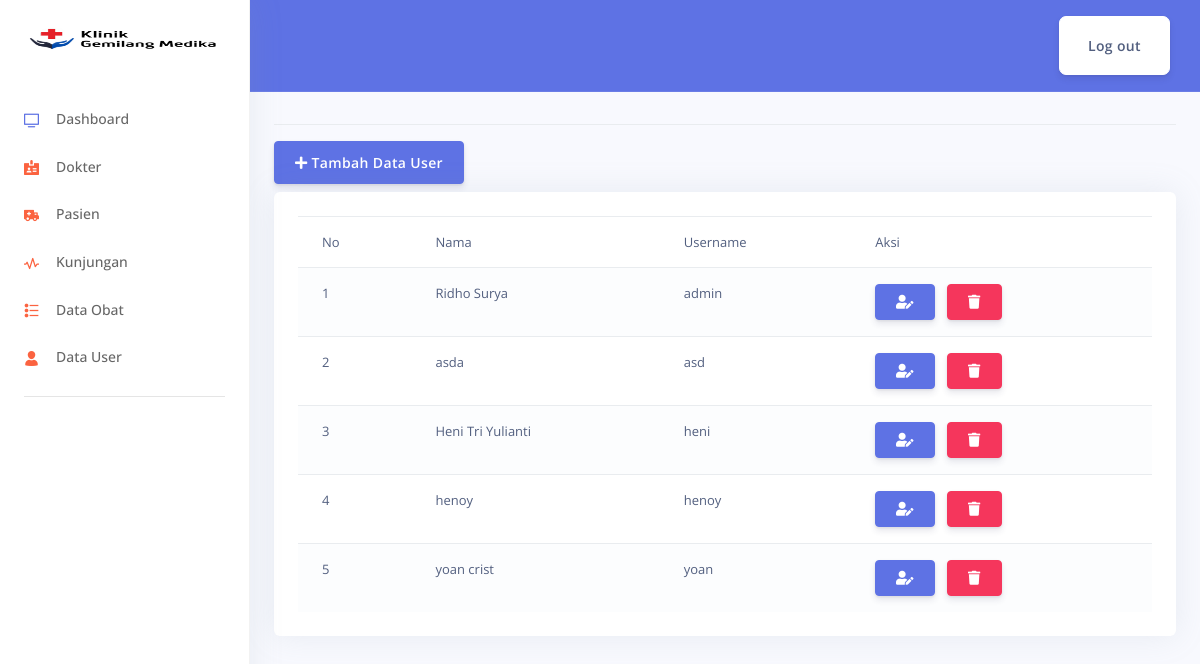
Page /index.php/admin/users on the committed database.
### tables this page shows
CREATE TABLE `users` (
  `id_user` int(11) NOT NULL,
  `username` varchar(20) NOT NULL,
  `password` varchar(256) NOT NULL,
  `nama_lengkap` varchar(50) NOT NULL
);

### application/controllers/admin/Users.php (called while the page is built, shortened)
<?php
class Users extends CI_Controller {
	public function __construct()
	{
		$this->load->model('Users_m');
		$this->load->library('form_validation');
	}
	public function index()
	{
		$data['title'] = 'Users';
		$data['users'] = $this->Users_m->get('users')->result_array();
		$this->form_validation->set_rules('nama', 'Nama Lengkap', 'required|trim');
		$this->form_validation->set_rules('username', 'Username', 'required|trim');
		$this->form_validation->set_rules('password', 'Password', 'required|trim');
		if($this->form_validation->run() == FALSE) {
			$this->load->view('layout/header', $data);
			$this->load->view('layout/sidebar');
			$this->load->view('admin/users/index');
			$this->load->view('layout/footer');
		}
	}
}

### index.php (called while the page is built, shortened)
<?php
require_once BASEPATH.'core/CodeIgniter.php';

### application/models/Users_m.php (called while the page is built, shortened)
<?php
class Users_m extends CI_Model {
	public function get($table)
	{
		return $this->db->get($table);
	}
}

### application/views/admin/users/index.php (the view, shortened to what this page needs)
<main role="main" class="col-md-15 ml-sm-auto col-lg-15 px-md-4">
  <div class="d-flex justify-content-between flex-wrap flex-md-nowrap align-items-center pt-3 pb-2 mb-3 border-bottom">
  </div>
  <div class="row mb-10">
    <div class="col-md-6">
      <button type="button" class="btn btn-primary mb-2 tombolTambahUser" data-toggle="modal" data-target="#formModalUser">
        <i class="fas fa-plus"></i> Tambah Data User
      </button>
    </div>
  </div>
  <div class="card">
    <div class="card-body">
      <div class="row">
        <div class="col-md">
          <div class="table-responsive">
            <table class="table table-striped">
              <thead>
                <tr>
                  <td>No</td>
                  <td>Nama</td>
                  <td>Username</td>
                  <td>Aksi</td>
                </tr>
              </thead>
              <tbody>
                <?php $no = 1; foreach($users as $u) : ?>
                  <tr>
                    <td><?= $no++; ?></td>
                    <td><?= $u['nama_lengkap']; ?></td>
                    <td><?= $u['username']; ?></td>
                    <td>
                      <button type="button" class="btn btn-primary tombolUbahUser" data-toggle="modal" data-id="<?= $u['id_user']; ?>" data-target="#formModalUser">
                        <i class="fas fa-user-edit"></i>
                      </button>
                      <a href="<?= base_url('admin/users/hapus/') . $u['id_user']; ?>" class="btn btn-danger" onclick="return confirm('Yakin Hapus ?')"><i class="fas fa-trash"></i></a>
                    </td>
                  </tr>
                <?php endforeach; ?>
              </tbody>
            </table>
          </div>
        </div>
      </div>
    </div>
  </div>
</main>

### rows in the picture
users: nama_lengkap "Ridho Surya", username "admin"
users: nama_lengkap "asda", username "asd"
users: nama_lengkap "Heni Tri Yulianti", username "heni"
users: nama_lengkap "henoy", username "henoy"
users: nama_lengkap "yoan crist", username "yoan"
